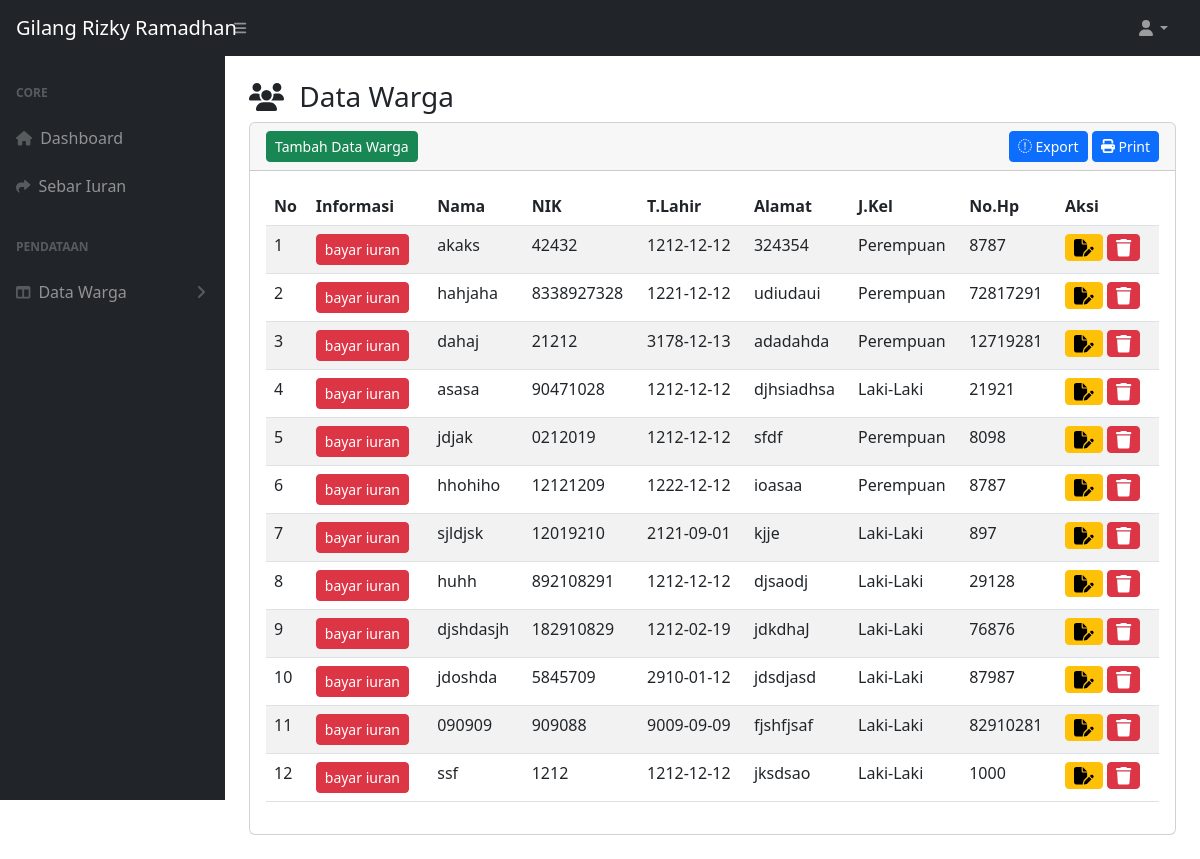
Page /index.php/warga on the committed database.
### tables this page shows
CREATE TABLE `warga` (
  `id` int(11) NOT NULL,
  `nik` varchar(16) DEFAULT NULL,
  `nama` varchar(120) DEFAULT NULL,
  `no_hp` varchar(12) DEFAULT NULL,
  `alamat` varchar(120) DEFAULT NULL,
  `gender` varchar(125) NOT NULL,
  `tgl_lahir` date DEFAULT NULL
);

### application/controllers/Warga.php (called while the page is built, shortened)
<?php
class Warga extends CI_Controller
{
    public function index()
    {
        $data['warga'] = $this->db->query("SELECT * FROM warga ORDER BY id DESC")->result();
        $this->load->view('warga', $data);
        $this->load->view('template/intro');
        $this->load->view('template/navbar');
        $this->load->view('template/sidebar');
    }
}

### index.php (called while the page is built, shortened)
<?php
require_once BASEPATH.'core/CodeIgniter.php';

### application/views/warga.php (the view, shortened to what this page needs)
<div id="layoutSidenav">
    <div id="layoutSidenav_content">
        <div class="container-fluid px-4">
            <h3>
                <i class="fas fa-users me-2 "></i>
                Data Warga
            </h3>
            <div class="card mb-4">
                <div class="card-header d-flex justify-content-between align-items-center">
                    <button class="btn btn-success btn-rounded btn-sm" onclick="window.location.href='<?= base_url('warga/tambah') ?>'">Tambah Data Warga</button>
                    <div>
                        <a href="" class="btn btn-primary btn-rounded btn-sm"><i class="fas fa-export"></i> Export</a>
                        <a href="<?= base_url('print_controller') ?>" class="btn btn-primary btn-rounded btn-sm"><i class="fas fa-print"></i> Print</a>
                    </div>
                </div>
                <div class="card-body">
                    <div class="table-responsive">
                        <table id="datatablesSimple" class="table table-striped">
                            <thead>
                                <tr>
                                    <th>No</th>
                                    <th>Informasi</th>
                                    <th>Nama</th>
                                    <th>NIK</th>
                                    <th>T.Lahir</th>
                                    <th>Alamat</th>
                                    <th>J.Kel</th>
                                    <th>No.Hp</th>
                                    <th>Aksi</th>
                                </tr>
                            </thead>
                            <tbody>
                                <?php
                                $no = 1;
                                foreach ($warga as $u) : ?>
                                    <tr>
                                        <td><?= $no++ ?></td>
                                        <td>
                                            <a href="warga/sebar_iuran" class="btn btn-danger btn-rounded btn-sm me-1">bayar iuran</a>
                                        </td>
                                        <td><?= $u->nama ?></td>
                                        <td><?= $u->nik ?></td>
                                        <td><?= $u->tgl_lahir ?></td>
                                        <td><?= $u->alamat ?></td>
                                        <td><?= $u->gender ?></td>
                                        <td><?= $u->no_hp ?></td>
                                        <td>
                                            <div class="btn-group" role="group" aria-label="Aksi">
                                                <div style="display: flex; align-items: center;">
                                                    <a href="<?= base_url('warga/edit/') . $u->id ?>" class="btn btn-warning btn-sm me-1">
                                                        <i class="fa-solid fa-file-pen fa-lg" data-toggle="tooltip" title="Edit"></i>
                                                    </a>
                                                    <a href="#" class="btn btn-danger btn-rounded btn-sm me-1" data-toggle="modal" data-target="#hapusModal<?= $u->id ?>">
                                                        <i class="fa-solid fa-trash fa-lg" data-toggle="tooltip" title="Delete"></i>
                                                    </a>
                                                </div>
                                            </div>
                                        </td>
                                    </tr>
                                <?php endforeach; ?>
                            </tbody>
                        </table>
                    </div>
                </div>
            </div>
        </div>
    </div>
</div>

### application/views/template/intro.php (shortened to what this page needs)
<!DOCTYPE html>
<html lang="en">
<head>
  <link href="https://cdn.jsdelivr.net/npm/simple-datatables@7.1.2/dist/style.min.css" rel="stylesheet" />
  <link href="<?= base_url() ?>assets/css/styles.css" rel="stylesheet" />
</head>
<body class="sb-nav-fixed">
</body>
</html>

### application/views/template/navbar.php (shortened to what this page needs)
<nav class="sb-topnav navbar navbar-expand navbar-dark bg-dark">
    <a class="navbar-brand ps-3" href="#">Gilang Rizky Ramadhan</a>
    <button class="btn btn-link btn-sm order-1 order-lg-0 me-4 me-lg-0" id="sidebarToggle" href="#!"><i class="fas fa-bars"></i></button>
    <ul class="navbar-nav ms-auto ms-md-0 me-3 me-lg-4">
        <li class="nav-item dropdown">
            <a class="nav-link dropdown-toggle" id="navbarDropdown" href="#" role="button" data-bs-toggle="dropdown" aria-expanded="false"><i class="fas fa-user fa-fw"></i></a>
        </li>
    </ul>
</nav>

### application/views/template/sidebar.php (shortened to what this page needs)
<div id="layoutSidenav">
    <div id="layoutSidenav_nav">
        <nav class="sb-sidenav accordion sb-sidenav-dark" id="sidenavAccordion">
            <div class="sb-sidenav-menu">
                <div class="nav">
                    <div class="sb-sidenav-menu-heading">Core</div>
                    <a class="nav-link" href="<?= base_url('auth'); ?>">
                        <div class="sb-nav-link-icon"><i class="fas fa-home"></i></div>
                        Dashboard
                    </a>
                    <a class="nav-link" href="<?= base_url('iuran'); ?>">
                        <div class="sb-nav-link-icon"><i class="fas fa-share"></i></div>
                        Sebar Iuran
                    </a>
                    <div class="sb-sidenav-menu-heading">Pendataan</div>
                    <a class="nav-link collapsed" href="#" data-bs-toggle="collapse" data-bs-target="#collapseLayouts" aria-expanded="false" aria-controls="collapseLayouts">
                        <div class="sb-nav-link-icon"><i class="fas fa-columns"></i></div>
                        Data Warga
                        <div class="sb-sidenav-collapse-arrow"><i class="fas fa-angle-down"></i></div>
                    </a>
        </nav>
    </div>
</div>

### rows in the picture
warga: nama "akaks", nik "42432", tgl_lahir "1212-12-12", alamat "324354", gender "Perempuan", no_hp "8787"
warga: nama "hahjaha", nik "8338927328", tgl_lahir "1221-12-12", alamat "udiudaui", gender "Perempuan", no_hp "72817291"
warga: nama "dahaj", nik "21212", tgl_lahir "3178-12-13", alamat "adadahda", gender "Perempuan", no_hp "12719281"
warga: nama "asasa", nik "90471028", tgl_lahir "1212-12-12", alamat "djhsiadhsa", gender "Laki-Laki", no_hp "21921"
warga: nama "jdjak", nik "0212019", tgl_lahir "1212-12-12", alamat "sfdf", gender "Perempuan", no_hp "8098"
warga: nama "hhohiho", nik "12121209", tgl_lahir "1222-12-12", alamat "ioasaa", gender "Perempuan", no_hp "8787"
warga: nama "sjldjsk", nik "12019210", tgl_lahir "2121-09-01", alamat "kjje", gender "Laki-Laki", no_hp "897"
warga: nama "huhh", nik "892108291", tgl_lahir "1212-12-12", alamat "djsaodj", gender "Laki-Laki", no_hp "29128"
warga: nama "djshdasjh", nik "182910829", tgl_lahir "1212-02-19", alamat "jdkdhaJ", gender "Laki-Laki", no_hp "76876"
warga: nama "jdoshda", nik "5845709", tgl_lahir "2910-01-12", alamat "jdsdjasd", gender "Laki-Laki", no_hp "87987"
warga: nama "090909", nik "909088", tgl_lahir "9009-09-09", alamat "fjshfjsaf", gender "Laki-Laki", no_hp "82910281"
warga: nama "ssf", nik "1212", tgl_lahir "1212-12-12", alamat "jksdsao", gender "Laki-Laki", no_hp "1000"
